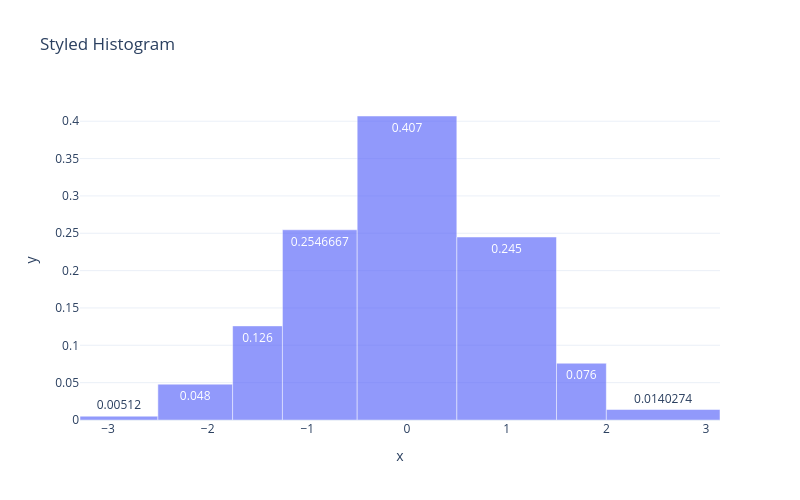

Notebook code cell kept with this figure:
### Markdown cell above
## Example 5: Custom Styling

Customize the appearance with templates, opacity, and text labels.

### Code cell
fig = histogram(
    x=data,
    opacity=0.7,
    text_auto=True,
    template="plotly_white",
    title="Styled Histogram",
    width=800,
    height=500,
)
fig.show()

### Figure 1 — Plotly figure (JSON) as saved in the notebook; plotly's stock layout.template omitted (floating-point values rounded to 4 significant figures)
{"data": [{"alignmentgroup": "True", "hovertemplate": "x=%{x}<br>y=%{y}<extra></extra>", "legendgroup": "", "marker": {"color": "#636efa", "opacity": 0.7, "pattern": {"shape": ""}}, "name": "", "offsetgroup": "", "orientation": "v", "showlegend": false, "texttemplate": "%{y}", "type": "bar", "width": [0.7812, 0.75, 0.5, 0.75, 1, 1, 0.5, 1.141], "x": [-2.891, -2.125, -1.5, -0.875, 0.0, 1.0, 1.75, 2.57], "xaxis": "x", "y": [0.00512, 0.048, 0.126, 0.2547, 0.407, 0.245, 0.076, 0.01403], "yaxis": "y"}], "layout": {"height": 500, "legend": {"tracegroupgap": 0}, "title": {"text": "Styled Histogram"}, "width": 800, "xaxis": {"anchor": "y", "domain": [0, 1], "title": {"text": "x"}}, "yaxis": {"anchor": "x", "domain": [0, 1], "title": {"text": "y"}}}}
